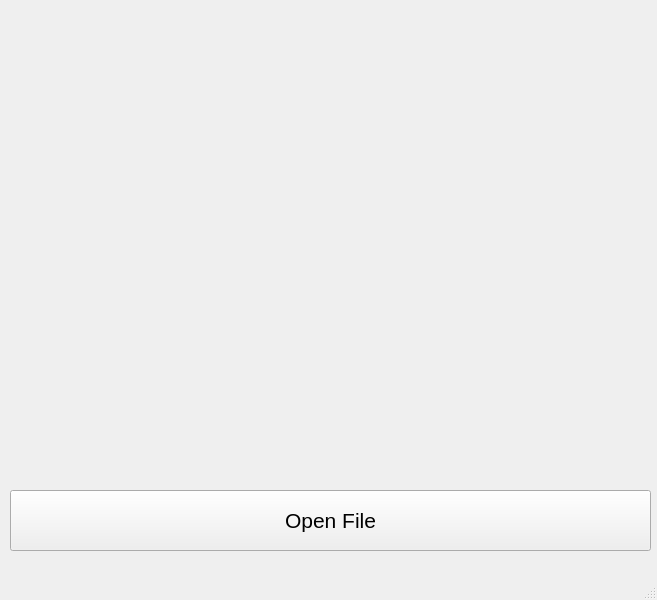
<?xml version="1.0" encoding="UTF-8"?>
<ui version="4.0">
 <class>MainWindow</class>
 <widget class="QMainWindow" name="MainWindow">
  <property name="geometry">
   <rect>
    <x>0</x>
    <y>0</y>
    <width>657</width>
    <height>600</height>
   </rect>
  </property>
  <property name="windowTitle">
   <string>MainWindow</string>
  </property>
  <widget class="QWidget" name="centralwidget">
   <widget class="QPushButton" name="pushButton">
    <property name="geometry">
     <rect>
      <x>10</x>
      <y>490</y>
      <width>641</width>
      <height>61</height>
     </rect>
    </property>
    <property name="sizePolicy">
     <sizepolicy hsizetype="Minimum" vsizetype="Fixed">
      <horstretch>0</horstretch>
      <verstretch>0</verstretch>
     </sizepolicy>
    </property>
    <property name="font">
     <font>
      <pointsize>16</pointsize>
     </font>
    </property>
    <property name="text">
     <string>Open File</string>
    </property>
   </widget>
   <widget class="QLabel" name="label">
    <property name="geometry">
     <rect>
      <x>10</x>
      <y>10</y>
      <width>641</width>
      <height>471</height>
     </rect>
    </property>
    <property name="text">
     <string/>
    </property>
    <property name="alignment">
     <set>Qt::AlignCenter</set>
    </property>
   </widget>
  </widget>
  <widget class="QMenuBar" name="menubar">
   <property name="geometry">
    <rect>
     <x>0</x>
     <y>0</y>
     <width>657</width>
     <height>21</height>
    </rect>
   </property>
  </widget>
  <widget class="QStatusBar" name="statusbar"/>
 </widget>
 <resources/>
 <connections/>
</ui>
